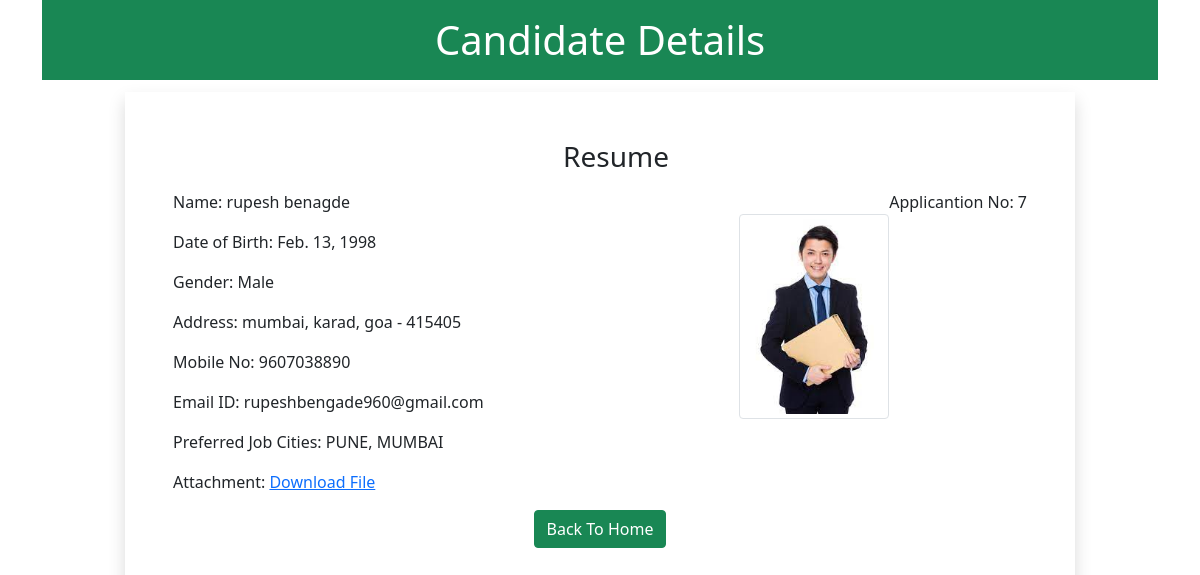
/7, run on the app's committed database.
### myapp/models.py (models this page shows)
class Resume(models.Model):
    name=models.CharField(max_length=100)
    dob=models.DateField(auto_now=False ,auto_now_add=False)
    gender=models.CharField(max_length=100)
    locality=models.CharField(max_length=100)
    city=models.CharField(max_length=100)
    pin=models.PositiveIntegerField()
    state=models.CharField(choices=STATE_CHOICE, max_length=50)
    mobile=models.PositiveIntegerField()
    email=models.EmailField()
    job_city=models.CharField(max_length=50)
    profile_image=models.ImageField(upload_to='profileimg', blank=False)
    my_file=models.FileField(upload_to='doc' , blank=False)

### myapp/views.py (the view)
# urls.py: path('<int:pk>', views.CandidateView.as_view(), name='candidate')
class CandidateView(View):
    def get(self,request,pk):
        candidate=Resume.objects.get(pk=pk)
        return render(request,'myapp/candidate.html',{'candidate':candidate})

### myapp/templatetags/myfilter.py (called while the page is built)
@register.filter(name='remove_special')
def remove_chars(value, arg):
 for character in arg:
  value = value.replace(character, "")
 return value

### myapp/templates/myapp/candidate.html (shortened to what this page needs)
<!DOCTYPE html>
{% load myfilter %}
<html lang="en">
<head>
    <link href="https://cdn.jsdelivr.net/npm/bootstrap@5.0.0-beta2/dist/css/bootstrap.min.css" rel="stylesheet"
>
</head>
<body>
    <div class="container">
        <h1 class="alert-danger text-center p-3  bg-success text-white">Candidate Details</h1>
        <div class="row">
            <div class="col-sm-10 shadow  p-5 mt-1 offset-sm-1 ">
              <h3 class="text-center " ><ul>Resume</ul></h3>
              <p class="float-end ">Applicantion No: {{candidate.id}}</p>
              <img src="{{candidate.profile_image.url}}" alt="" class="img-fluid img-thumbnail float-end mt-4 " width="150" height="150">
              <p>Name: {{candidate.name}}</p>
              <p>Date of Birth: {{candidate.dob}}</p>
              <p>Gender: {{candidate.gender}}</p>
              <p>Address: {{candidate.locality}}, {{candidate.city}}, {{candidate.state}} - {{candidate.pin}}</p>
              <p>Mobile No: {{candidate.mobile}}</p>
              <p>Email ID: {{candidate.email}}</p>
              <p>Preferred Job Cities: {{candidate.job_city|remove_special:"[]'"}}</p>
              <p>Attachment: <a href="{{candidate.my_file.url}}">Download File</a></p>
              <div class="text-center">
                <a href="/" class="btn btn-success">Back To Home</a>
              </div>
            </div>
        </div>
    </div>
</body>
</html>

### data on the page
Resume: id "7", profile_image (picture), name "rupesh benagde", dob "Feb. 13, 1998", gender "Male", locality "mumbai", city "karad", state "goa", pin "415405", mobile "9607038890", email "rupeshbengade960@gmail.com", job_city|remove_special "PUNE, MUMBAI"
